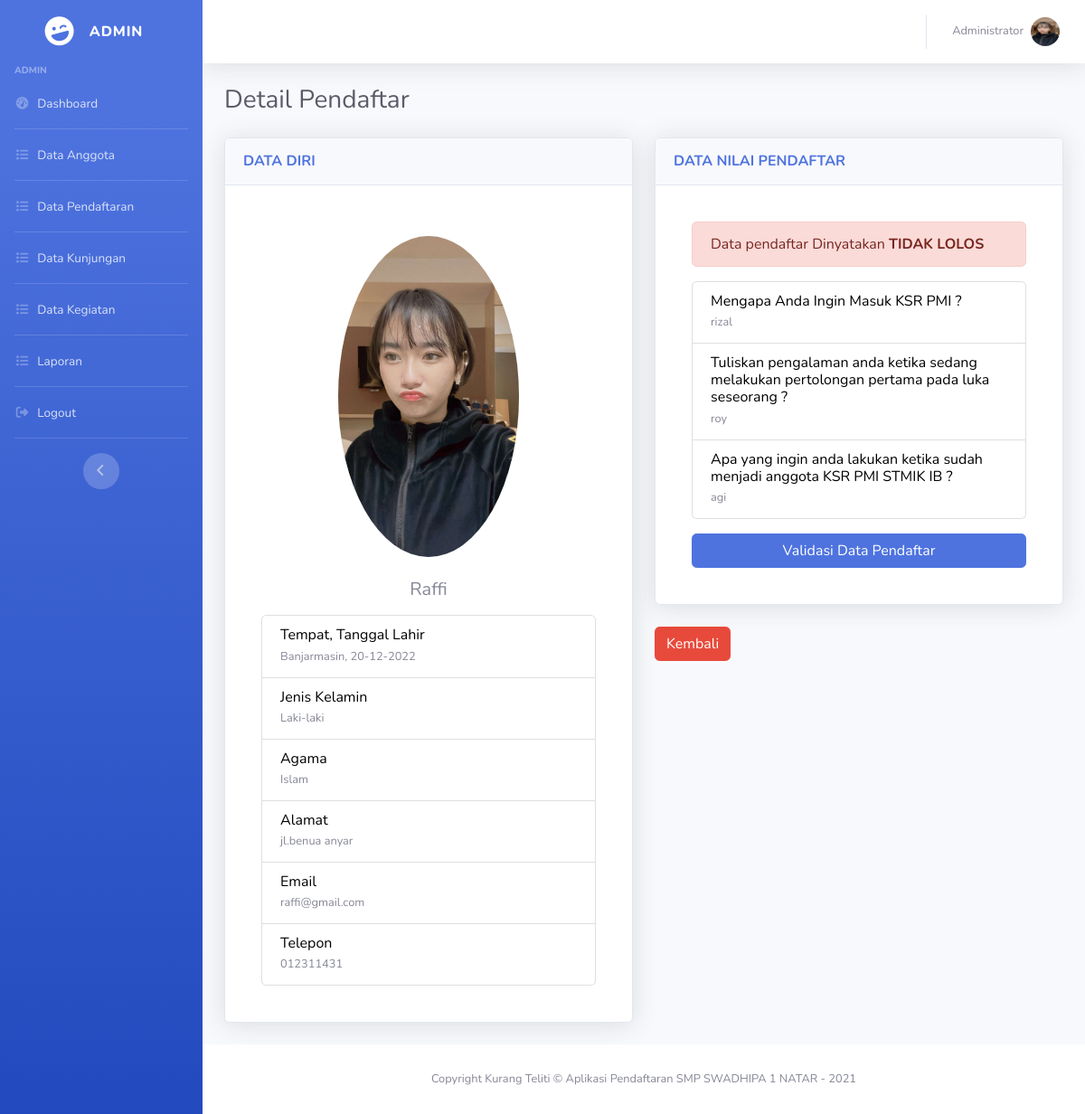
Screenshot of /admin/detailpendaftar.php?id=9 (signed in) with the database file from the repository.
### tables this page shows
CREATE TABLE `pendaftar` (
  `id` int(11) NOT NULL,
  `nama` varchar(100) DEFAULT NULL,
  `tmpt_lahir` varchar(100) DEFAULT NULL,
  `tgl_lahir` date DEFAULT NULL,
  `jenis_kelamin` enum('L','P') DEFAULT NULL,
  `agama` varchar(45) DEFAULT NULL,
  `alamat` text DEFAULT NULL,
  `email` varchar(100) DEFAULT NULL,
  `telepon` varchar(45) DEFAULT NULL,
  `foto` varchar(100) NOT NULL,
  `users_id` int(11) DEFAULT NULL
);

CREATE TABLE `nilai` (
  `id` int(11) NOT NULL,
  `Pertanyaan_1` varchar(50) DEFAULT NULL,
  `Pertanyaan_2` varchar(50) DEFAULT NULL,
  `Pertanyaan_3` varchar(50) NOT NULL,
  `status` int(1) NOT NULL,
  `pendaftar_id` int(11) DEFAULT NULL
);

### admin/detailpendaftar_control.php (called while the page is built, shortened)
<?php
$id_pendaftar = $_GET['id'];
$sql_pendaftar = "SELECT * FROM pendaftar where id = '$id_pendaftar'";
$result_pendaftar = mysqli_query($koneksi, $sql_pendaftar);
$data_pendaftar = mysqli_fetch_array($result_pendaftar);
$sql_nilai = "SELECT * FROM nilai where pendaftar_id = '$id_pendaftar'";
$result_nilai = mysqli_query($koneksi, $sql_nilai);
$data_nilai = mysqli_fetch_array($result_nilai);
?>

### admin/detailpendaftar.php (the view, shortened to what this page needs)
<?php include('../config/auto_load.php'); ?>
<?php include('detailpendaftar_control.php'); ?>
<?php include('../template/header.php'); ?>
<div class="container-fluid">
  <h1 class="h3 mb-4 text-gray-800">Detail Pendaftar</h1>
  <div class="row">
    <div class="col-md-6">
      <div class="card shadow mb-4">
        <div class="card-header py-3">
          <h6 class="m-0 font-weight-bold text-primary">DATA DIRI</h6>
        </div>
        <div class="card-body">
          <div class="card-body">
            <div class="col-auto mt-3 text-center">
              <?php
              if(isset($data_pendaftar['foto']) && $data_pendaftar['foto'] != "") {
                $foto = '../uploads/' . $data_pendaftar['foto'];
              } else {
                $foto = '../assets/img/avatar.jpg';
              }
              ?>
              <img src="<?= $foto ?>" class="img-fluid rounded-circle" alt="menunggu" style="width: 200px;">
            </div>
            <br>
            <h5 class="card-title mb-3 text-center">
              <?= $data_pendaftar['nama'] ?>
            </h5>
            <ul class="list-group">
              <li class="list-group-item">
                <h6 class="mb-0" style="color: black;">Tempat, Tanggal Lahir</h6>
                <small class="text-muted"><?= $data_pendaftar['tmpt_lahir'] ?>, <?= date("d-m-Y", strtotime($data_pendaftar['tgl_lahir'])); ?></small>
              </li>
              <li class="list-group-item">
                <h6 class="mb-0" style="color: black;">Jenis Kelamin</h6>
                <?php
                if($data_pendaftar['jenis_kelamin'] == 'L') {
                  $kelamin = "Laki-laki";
                } else {
                  $kelamin = "Perempuan";
                }
                ?>
                <small class="text-muted"><?= $kelamin ?></small>
              </li>
              <li class="list-group-item">
                <h6 class="mb-0" style="color: black;">Agama</h6>
                <small class="text-muted">Islam</small>
              </li>
              <li class="list-group-item">
                <h6 class="mb-0" style="color: black;">Alamat</h6>
                <small class="text-muted"><?= $data_pendaftar['alamat'] ?></small>
              </li>
              <li class="list-group-item">
                <h6 class="mb-0" style="color: black;">Email</h6>
                <small class="text-muted"><?= $data_pendaftar['email'] ?></small>
              </li>
              <li class="list-group-item">
                <h6 class="mb-0" style="color: black;">Telepon</h6>
                <small class="text-muted"><?= $data_pendaftar['telepon'] ?></small>
              </li>
            </ul>
          </div>
        </div>
      </div>
    </div>
    <div class="col-md-6">
      <div class="card shadow mb-4">
        <div class="card-header py-3">
          <h6 class="m-0 font-weight-bold text-primary">DATA NILAI PENDAFTAR</h6>
        </div>
        <div class="card-body">
          <div class="card-body">
            <?php
            if($data_nilai['status'] == 0) {
              echo '
              <div class="alert alert-warning">
                  Data pendaftar belum divalidasi
              </div>';
            } else if($data_nilai['status'] == 1) {
              echo '
              <div class="alert alert-info">
                  Data pendaftar Dinyatakan <b>LOLOS</b>
              </div>';
            } else if($data_nilai['status'] == 2) {
              echo '
              <div class="alert alert-danger">
                  Data pendaftar Dinyatakan <b>TIDAK LOLOS</b>
              </div>';
            }
            ?>
            <ul class="list-group">
              <li class="list-group-item">
                <h6 class="mb-0" style="color: black;">Mengapa Anda Ingin Masuk KSR PMI ?</h6>
                <small class="text-muted"><?= $data_nilai['Pertanyaan_1'] ?></small>
              </li>
              <li class="list-group-item">
                <h6 class="mb-0" style="color: black;">Tuliskan pengalaman anda ketika sedang melakukan pertolongan pertama pada luka seseorang ?</h6>
                <small class="text-muted"><?= $data_nilai['Pertanyaan_2'] ?></small>
              </li>
              <li class="list-group-item">
                <h6 class="mb-0" style="color: black;">Apa yang ingin anda lakukan ketika sudah menjadi anggota KSR PMI STMIK IB ?</h6>
                <small class="text-muted"><?= $data_nilai['Pertanyaan_3'] ?></small>
              </li>
            </ul>
            <button type="button" class="btn btn-primary mt-3 btn-block" data-toggle="modal" data-target="#modalvalidasi">
                Validasi Data Pendaftar
            </button>
          </div>
        </div>
      </div>
      <a href="pendaftaran.php" class="btn btn-danger">Kembali</a>
    </div>
  </div>
</div>
<?php include('../template/footer.php'); ?>

### template/header.php (shortened to what this page needs)
<!DOCTYPE html>
<html lang="en">
<head>
  <link href="../assets/vendor/fontawesome-free/css/all.min.css" rel="stylesheet" type="text/css">
  <link href="../assets/css/sb-admin-2.min.css" rel="stylesheet">
  <link href="../assets/vendor/datepicker/css/bootstrap-datepicker.css" rel="stylesheet">
</head>
<body id="page-top">
  <div id="wrapper">
    <ul class="navbar-nav bg-gradient-primary sidebar sidebar-dark accordion" id="accordionSidebar">
      <a class="sidebar-brand d-flex align-items-center justify-content-center" href="assets/img/swd.png">
        <div class="sidebar-brand-icon rotate-n-15">
          <i class="fas fa-laugh-wink"></i>
        </div>
        <div class="sidebar-brand-text mx-3">ADMIN</div>
      </a>
      <div class="sidebar-heading">
        <?= $_SESSION['level'] ?>
      </div>
      <?php if($_SESSION['level'] == 'admin') { ?>
          <li class="nav-item">
            <a class="nav-link" href="dashboard.php">
              <i class="fas fa-fw fa-tachometer-alt"></i>
              <span>Dashboard</span></a>
          </li>
          <hr class="sidebar-divider my-0">
          <li class="nav-item">
            <a class="nav-link" href="anggota.php">
              <i class="fas fa-fw fa-list"></i>
              <span>Data Anggota</span></a>
          </li>
          <hr class="sidebar-divider my-0">
          <li class="nav-item">
            <a class="nav-link" href="pendaftaran.php">
              <i class="fas fa-fw fa-list"></i>
              <span>Data Pendaftaran</span></a>
          </li>
          <hr class="sidebar-divider my-0">
          <li class="nav-item">
            <a class="nav-link" href="kunjungan.php">
              <i class="fas fa-fw fa-list"></i>
              <span>Data Kunjungan</span></a>
          </li>
          <hr class="sidebar-divider my-0">
          <li class="nav-item">
            <a class="nav-link" href="kegiatan.php">
              <i class="fas fa-fw fa-list"></i>
              <span>Data Kegiatan</span></a>
          </li>
          <hr class="sidebar-divider my-0">
          <li class="nav-item">
            <a class="nav-link" href="laporan.php">
              <i class="fas fa-fw fa-list"></i>
              <span>Laporan</span></a>
          </li>
      <?php } ?>
      <hr class="sidebar-divider my-0">
      <li class="nav-item">
        <a class="nav-link" href="../logout_control.php" data-toggle="modal" data-target="#logoutModal">
          <i class="fas fa-fw fa-sign-out-alt"></i>
          <span>Logout</span></a>
      </li>
      <hr class="sidebar-divider d-none d-md-block">
      <div class="text-center d-none d-md-inline">
        <button class="rounded-circle border-0" id="sidebarToggle"></button>
      </div>
    </ul>
    <div id="content-wrapper" class="d-flex flex-column">
      <div id="content">
        <nav class="navbar navbar-expand navbar-light bg-white topbar mb-4 static-top shadow">
          <ul class="navbar-nav ml-auto">
            <li class="nav-item dropdown no-arrow">
              <a class="nav-link dropdown-toggle" href="#" id="userDropdown" role="button" data-toggle="dropdown" aria-haspopup="true" aria-expanded="false">
                <span class="mr-2 d-none d-lg-inline text-gray-600 small"><?= $_SESSION['nama']; ?></span>
                <?php
                if(isset($data_pendaftar['foto']) && $data_pendaftar['foto'] != '') {
                    $foto = '../uploads/' . $data_pendaftar['foto'];
                } else {
                    $foto = '../assets/img/avatar.jpg';
                }
                ?>
                <img class="img-profile rounded-circle" src="<?= $foto ?>">
              </a>
            </li>
          </ul>
        </nav>

### rows the page displays
pendaftar: foto (picture), nama "Raffi", tmpt_lahir "Banjarmasin", tgl_lahir "20-12-2022", jenis_kelamin "Laki-laki", alamat "jl.benua anyar", email "raffi@gmail.com", telepon "012311431"
nilai: Pertanyaan_1 "rizal", Pertanyaan_2 "roy", Pertanyaan_3 "agi"

### other values shown
$_SESSION['level'] "ADMIN"
$_SESSION['nama'] "Administrator"
